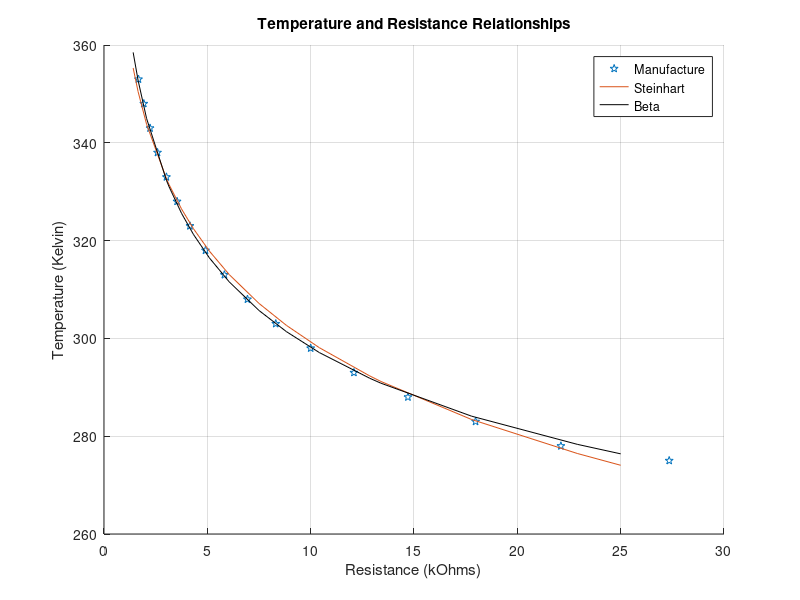

Recreate this plot in MATLAB.
clear; clc
format short

%finding cubic constants for thermistor NTCLE413E2103F102L
%using Steinhart-Hart equation

%create matrix for tested temperature in K
temp = zeros(1,16);
for i = 1:16
    temp(1,i) = (i*5)+273;
end

%inserting non-incremental temperature values
temp = [temp(1:4), 21+273, temp(5:end)];
temp = [temp(1:0), 275, temp(1:end)];
invertT = 1./temp;

%resistance reading
resistance = [25, 22.9, 17.78, 13.4, 12.86, 10.42, 10.42, 8.83, 7.5, 6.06,... 
              5.10, 4.33, 3.75, 3.15, 3.03, 2.06, 1.65, 1.41];

%natural log of resistance from Steinhart
rNorm = log(resistance);

%characteristics x matrix
x = zeros(18,3);
for i = 1:18
    x(i, :) = [1, rNorm(i), rNorm(i)^3];
end

invertT = invertT';

%polynomial constants
a = x\invertT;


%finding coefficients of beta parameter
rNormBeta = log(resistance./resistance(6));
betaX = zeros(18,2);
for i = 1:18
    betaX(i, :) = [1, rNormBeta(i)];
end
b = betaX\invertT;

%plotting
figure
hold on
manR = [27.348, 22.108, 17.979, 14.706, 12.094, 10, ...
        8.311, 6.941, 5.825, 4.911, 4.158, 3.536, 3.02 ...
        2.589, 2.228, 1.925, 1.668];
manTemp = temp;
manTemp(6) = [];
betaTemp = 1./(betaX*b);
steinhartTemp = 1./(x*a);
plot(manR, manTemp, 'p');
plot(resistance,steinhartTemp);
plot(resistance, betaTemp, 'k');
xlabel('Resistance (kOhms)');
ylabel('Temperature (Kelvin)');
grid on
title('Temperature and Resistance Relationships')
legend('Manufacture','Steinhart', 'Beta', 'Location','best')